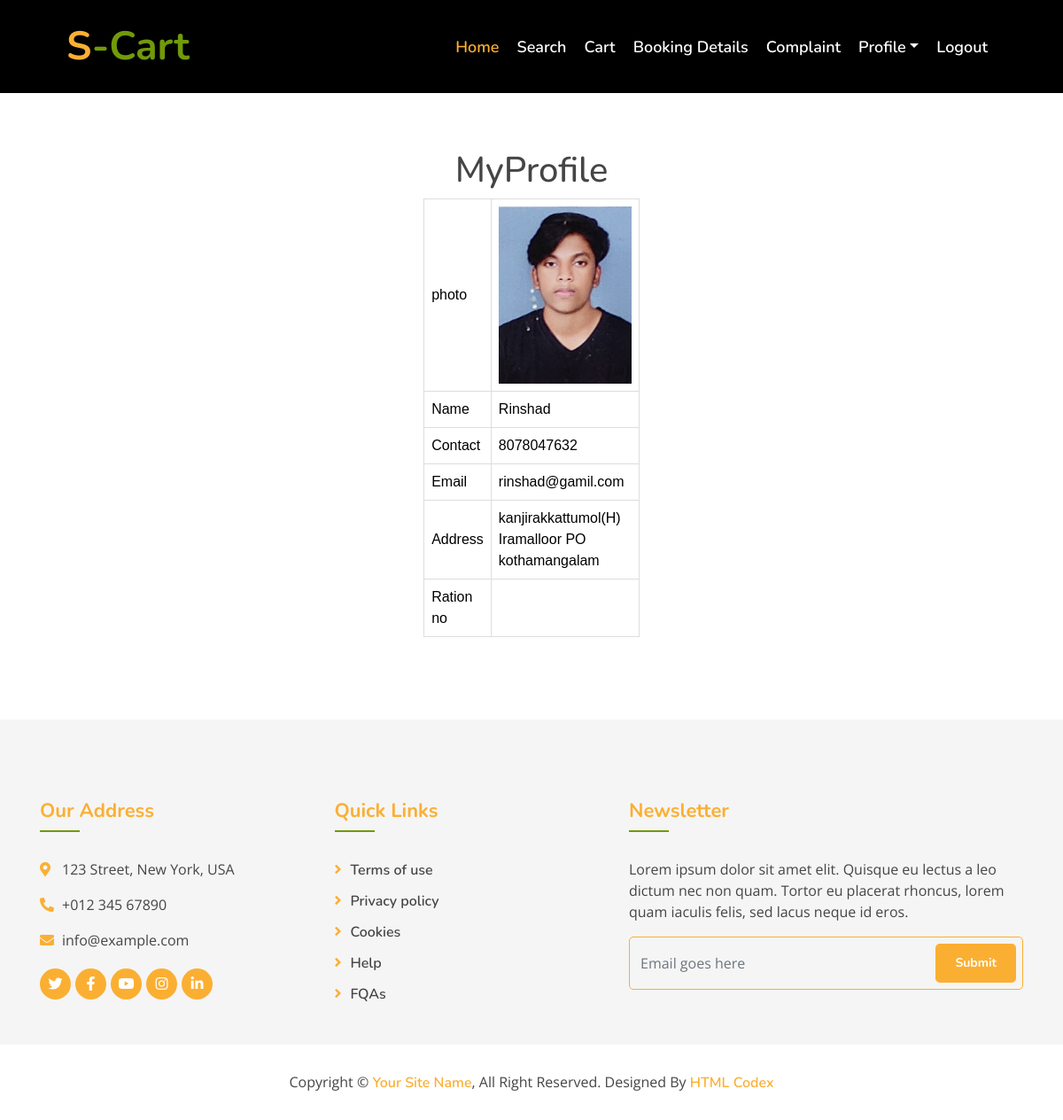
The page /Project/User/MyProfile.php (signed in) on the database its author committed.
### tables this page shows
CREATE TABLE `tbl_user` (
  `user_id` int(11) NOT NULL,
  `user_name` varchar(100) NOT NULL,
  `user_contact` varchar(100) NOT NULL,
  `user_email` varchar(100) NOT NULL,
  `user_address` varchar(100) NOT NULL,
  `user_password` varchar(100) NOT NULL,
  `user_photo` varchar(100) NOT NULL,
  `place_id` int(11) NOT NULL,
  `user_ration` varchar(10) NOT NULL,
  `members_no` varchar(20) NOT NULL
);

### Project/User/MyProfile.php (the view, shortened to what this page needs)
<?php
include("Head.php");
include("../Assets/Connection/Connection.php");
$selQry="select * from tbl_user where user_id='".$_SESSION["uid"]."'";
$result=$Conn->query($selQry);
if($row=$result->fetch_assoc())
{
?>
<!DOCTYPE html PUBLIC "-//W3C//DTD XHTML 1.0 Transitional//EN" "http://www.w3.org/TR/xhtml1/DTD/xhtml1-transitional.dtd">
<html xmlns="http://www.w3.org/1999/xhtml">
<head>
</head>
<body>
  <br><br><br><br><br>
  <div id="tab">
<form id="form1" name="form1" method="post" action="">
<h1 align="center">MyProfile</h1>
  <table align="center" width="200" border="1">
  <tr>
      <td>photo</td>
      <td><img src="../Assets/Files/Photo/<?php echo $row["user_photo"];?> " width="150">
    </tr>
    <tr>
      <td>Name</td>
      <td><?php echo $row["user_name"];?>
    </tr>
    <tr>
      <td>Contact</td>
      <td><?php echo $row["user_contact"];?>
    </tr>
    <tr>
      <td>Email</td>
      <td><?php echo $row["user_email"];?>
    </tr>
    <tr>
      <td>Address</td>
      <td><?php echo $row["user_address"];?>
    </tr>
    <tr>
      <td>Ration no</td>
      <td><?php echo $row["user_ration"];?>
    </tr>
  </table>
</form>
  </div>
</body>
</html>
<?php
}
include("Foot.php");
?>

### Project/Assets/Template/Main/css/style.css (style rules this page uses)
body { color: #757575; background: #ffffff; font-family: 'open sans', sans-serif; }
h1, h2, h3, h4, h5, h6 { color: #454545; font-family: 'Nunito', sans-serif; }

### Project/Assets/Template/form.css (style rules this page uses)
#tab { font-family: "Trebuchet MS", Arial, Helvetica, sans-serif; border-collapse: collapse; width: 100%; }
#tab td, #tab th { border: 1px solid #ddd; padding: 8px; color: black; }

### rows shown on the page
tbl_user: user_photo (picture), user_name "Rinshad", user_contact "8078047632", user_email "rinshad@gamil.com", user_address "kanjirakkattumol(H) Iramalloor PO kothamangalam"
